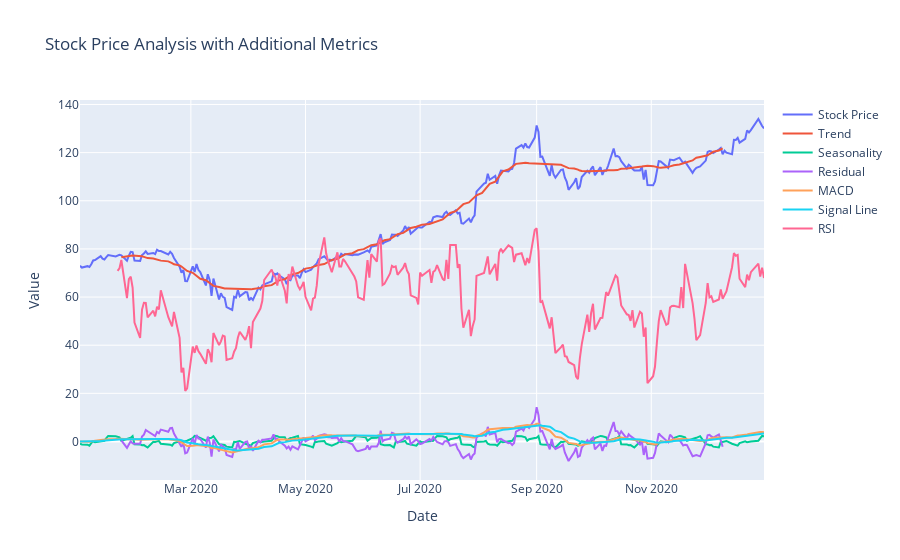

The notebook cell this image was saved under:
### Code cell
# Create interactive plot for stock prices with additional metrics
trace_macd = go.Scatter(x=stock_data.index, y=macd, mode='lines', name='MACD')
trace_signal_line = go.Scatter(x=stock_data.index, y=signal_line, mode='lines', name='Signal Line')
trace_rsi = go.Scatter(x=stock_data.index, y=rsi, mode='lines', name='RSI')

data = [trace_price, trace_trend, trace_seasonal, trace_residual, trace_macd, trace_signal_line, trace_rsi]

# Layout
layout = go.Layout(title='Stock Price Analysis with Additional Metrics',
                   xaxis=dict(title='Date'),
                   yaxis=dict(title='Value'))

# Plot
fig = go.Figure(data=data, layout=layout)
fig.show()

### Figure 1 — Plotly figure (JSON) as saved in the notebook; plotly's stock layout.template omitted (floating-point values rounded to 4 significant figures; data arrays with more than 128 entries replaced by an {"elided": "..."} marker saying what was removed)
{"data": [{"mode": "lines", "name": "Stock Price", "type": "scatter", "x": {"elided": "253 str values"}, "y": {"elided": "253 float values"}}, {"mode": "lines", "name": "Trend", "type": "scatter", "x": {"elided": "253 str values"}, "y": {"elided": "253 float values"}}, {"mode": "lines", "name": "Seasonality", "type": "scatter", "x": {"elided": "253 str values"}, "y": {"elided": "253 float values"}}, {"mode": "lines", "name": "Residual", "type": "scatter", "x": {"elided": "253 str values"}, "y": {"elided": "253 float values"}}, {"mode": "lines", "name": "MACD", "type": "scatter", "x": {"elided": "253 str values"}, "y": {"elided": "253 float values"}}, {"mode": "lines", "name": "Signal Line", "type": "scatter", "x": {"elided": "253 str values"}, "y": {"elided": "253 float values"}}, {"mode": "lines", "name": "RSI", "type": "scatter", "x": {"elided": "253 str values"}, "y": {"elided": "253 float values"}}], "layout": {"autosize": true, "title": {"text": "Stock Price Analysis with Additional Metrics"}, "xaxis": {"autorange": true, "range": ["2020-01-02", "2020-12-31"], "title": {"text": "Date"}, "type": "date"}, "yaxis": {"autorange": true, "range": [-16.0, 141.9], "title": {"text": "Value"}, "type": "linear"}}}
